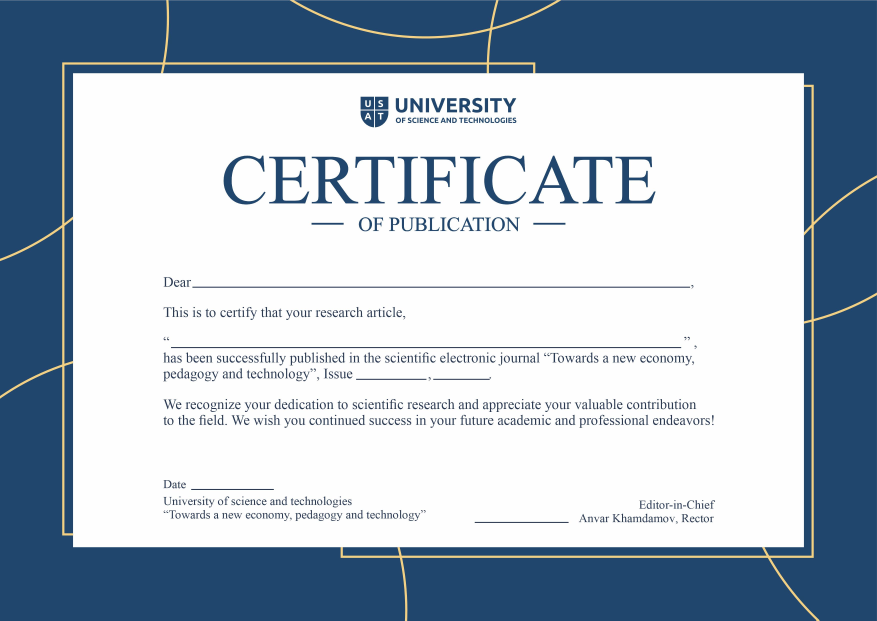
#> input picture data/articles/article_certificate.jpg, 3508 x 2481 px, found by its file name (shown at 1/4 size)
$ python create_certificate.py
#> lines starting #> are read from the running program, lines starting #| are printed output that depends on the picture
import asyncio
from pathlib import Path
from PIL import Image, ImageDraw, ImageFont


async def generate_article_certificate(fullname, article, issue, volume, year, date, **kwargs):
    # Open the certificate template
    img = Image.open("data/articles/article_certificate.jpg")
    if img.mode != 'RGB':
        img = img.convert('RGB')
    draw = ImageDraw.Draw(img)

    output_directory = Path("data/files/articles")
    output_path = output_directory / f'article_{fullname.split()[0]}.jpg'

    # Ensure the output directory exists
    output_directory.mkdir(parents=True, exist_ok=True)

    # Define font sizes and load fonts
    font_sizes = {
        'name': 150,
        'title': 90,
        'regular': 75,
        'small': 75
    }

    fonts = {}
    try:
        for key, size in font_sizes.items():
            fonts[key] = ImageFont.truetype("data/fonts/GreatVibes-Regular.ttf", size)
    except Exception as err:
        return {'ok': False, 'result': str(err)}

    color = (27, 66, 107)

    # Center and adjust fullname
    name_y = 1010
    img_width = img.width
    name_font = fonts['name']
    name_text = fullname
    name_bbox = draw.textbbox((0, 0), name_text, font=name_font)
    name_width = name_bbox[2] - name_bbox[0]

    # Adjust name font size if too wide
    while name_width > img_width * 0.7 and font_sizes['name'] > 50:
        font_sizes['name'] -= 10
        name_font = ImageFont.truetype("data/fonts/GreatVibes-Regular.ttf", font_sizes['name'])
        name_bbox = draw.textbbox((0, 0), name_text, font=name_font)
        name_width = name_bbox[2] - name_bbox[0]

    name_x = (img_width - name_width) // 2
    draw.text((name_x, name_y), name_text, font=name_font, fill=color)

    # Center and adjust article title with dynamic sizing
    title_y = 1338  # Adjusted up from 1306 to maintain consistent vertical alignment
    title_font = fonts['title']

    # Calculate available width for article (accounting for quotes)
    available_width = img_width * 0.59  # Keep 59% constraint for quotes

    # Handle article length with adjusted vertical positioning
    if len(article) < 30:  # For short articles
        font_sizes['title'] = 110  # Increase size for short articles
        title_y = 1300  # Slight adjustment for larger font to maintain vertical centering
    elif len(article) < 45:
        font_sizes['title'] = 90  # Start with reply size
        title_y = 1320
    else:  # For longer articles
        font_sizes['title'] = 90  # Start with reply size

    title_font = ImageFont.truetype("data/fonts/BelgianoSerif2.ttf", font_sizes['title'])
    title_bbox = draw.textbbox((0, 0), article, font=title_font)
    title_width = title_bbox[2] - title_bbox[0]

    # Adjust font size if needed
    while title_width > available_width and font_sizes['title'] > 30:
        font_sizes['title'] -= 5
        title_font = ImageFont.truetype("data/fonts/BelgianoSerif2.ttf", font_sizes['title'])
        title_bbox = draw.textbbox((0, 0), article, font=title_font)
        title_width = title_bbox[2] - title_bbox[0]

    # If still too long, truncate with ellipsis
    title_text = article
    if title_width > available_width:
        while title_width > available_width and len(title_text) > 3:
            title_text = title_text[:-1]
            title_bbox = draw.textbbox((0, 0), title_text + "...", font=title_font)
            title_width = title_bbox[2] - title_bbox[0]
        title_text = title_text + "..."

    # Calculate final position for title (centered between quotes)
    title_bbox = draw.textbbox((0, 0), title_text, font=title_font)
    title_width = title_bbox[2] - title_bbox[0]
    title_x = (img_width - title_width) // 2 - 40

    # Calculate vertical centering adjustment based on font size
    title_height = title_bbox[3] - title_bbox[1]
    title_y_offset = title_height // 2
    final_title_y = title_y - title_y_offset // 2  # Adjust vertical position based on text height

    draw.text((title_x, final_title_y), title_text, font=title_font, fill=color)

    # Add issue and year
    issue_x = 1520
    issue_y = 1448
    issue_year_x = 1780
    issue_year_y = 1448
    issue_text = f"{issue}({volume})"
    issue_year = f"{year}"
    draw.text((issue_x, issue_y), issue_text, font=fonts['regular'], fill=color)
    draw.text((issue_year_x, issue_year_y), issue_year, font=fonts['regular'], fill=color)

    # Add date
    date_x = 778
    date_y = 1885
    draw.text((date_x, date_y), date, font=fonts['small'], fill=color)

    # Save the image
    img.save(output_path)

    return {'ok': True, 'result': output_path}
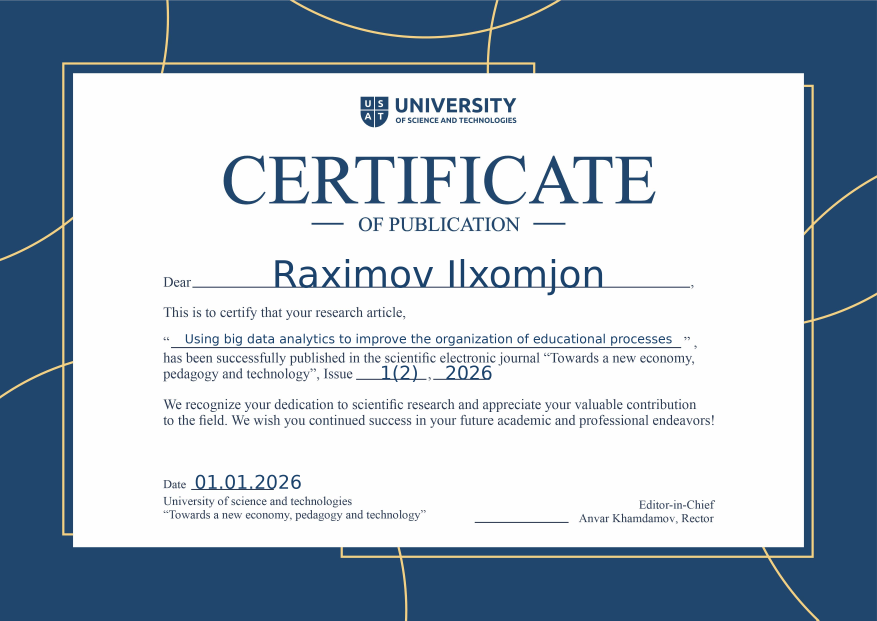
#> saved as article_Raximov.jpg: PIL image 3508x2481 RGB (shown at 1/4 size); mean R, G, B 167.6, 181.7, 195.7
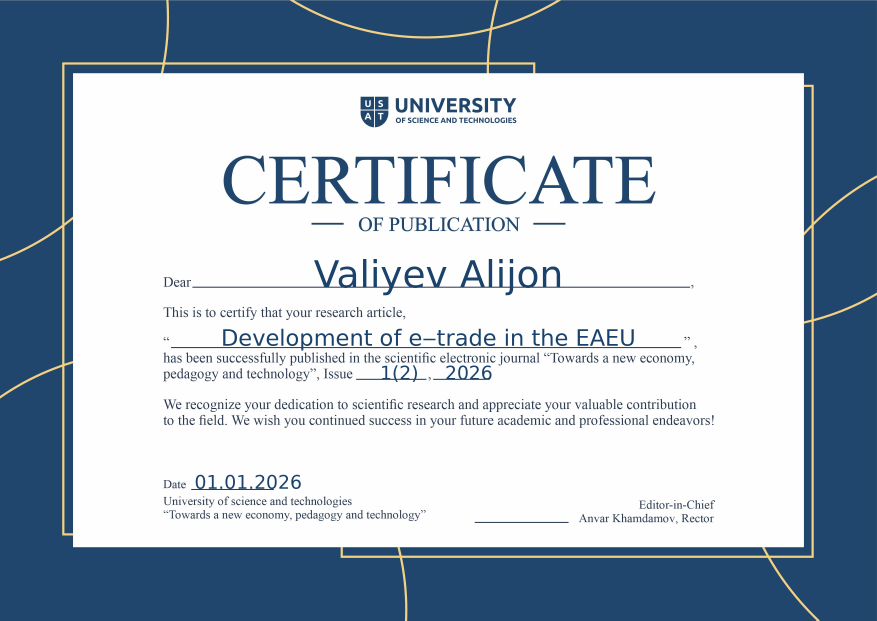
#> saved as article_Valiyev.jpg: PIL image 3508x2481 RGB (shown at 1/4 size); mean R, G, B 167.6, 181.7, 195.7
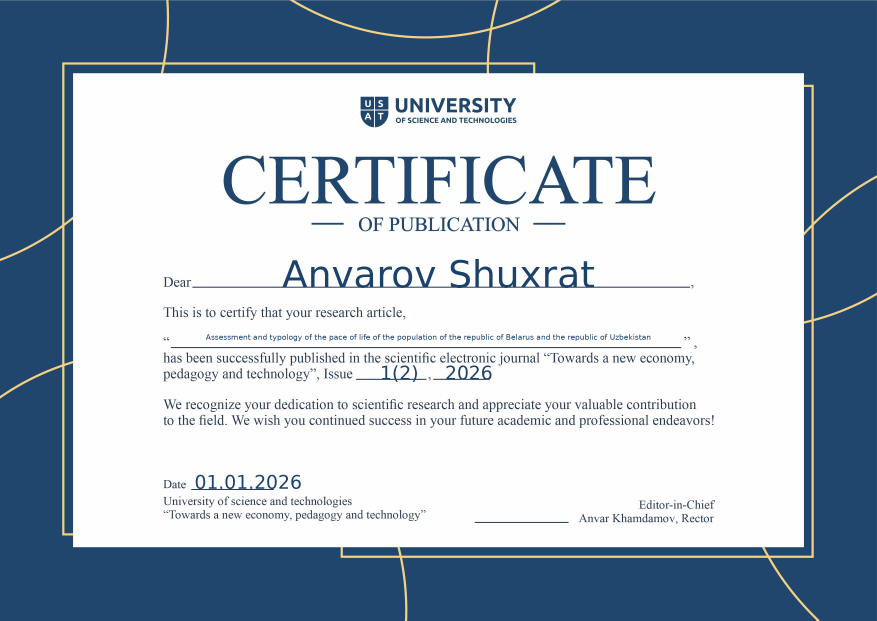
#> saved as article_Anvarov.jpg: PIL image 3508x2481 RGB (shown at 1/4 size); mean R, G, B 168, 182, 195.9


if __name__ == '__main__':
    asyncio.run(generate_article_certificate("Raximov Ilxomjon", "Using big data analytics to improve the organization of educational processes", 1, 2, 2026, '01.01.2026'))
    asyncio.run(generate_article_certificate("Valiyev Alijon", "Development of e‒trade in the EAEU", 1, 2, 2026, '01.01.2026'))
    asyncio.run(generate_article_certificate("Anvarov Shuxrat", "Assessment and typology of the pace of life of the population of the republic of Belarus and the republic of Uzbekistan", 1, 2, 2026, '01.01.2026'))
